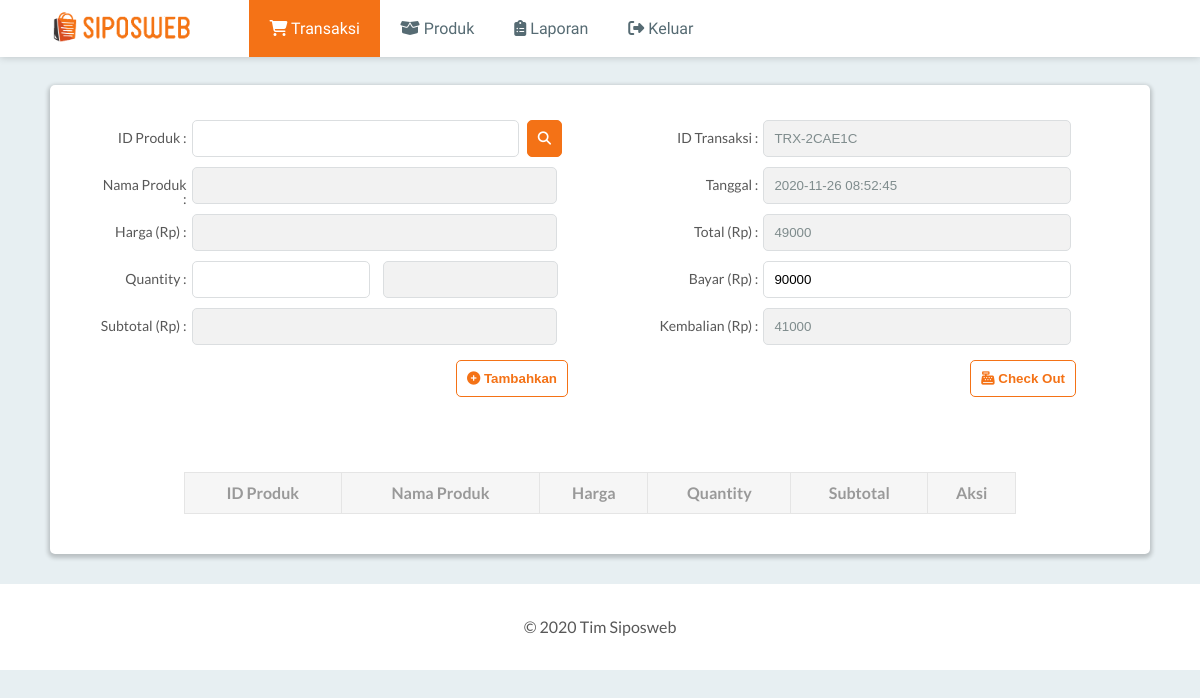
The app's page /transaksi.php?id=TRX-2CAE1C with its own data.
### tables this page shows
CREATE TABLE `laporan_transaksi` (
  `id` char(10) NOT NULL,
  `tanggal` timestamp NOT NULL DEFAULT current_timestamp() ON UPDATE current_timestamp(),
  `total` int(11) NOT NULL,
  `bayar` int(11) NOT NULL,
  `kembalian` int(11) NOT NULL
);

### functions/functions.php (called while the page is built, shortened)
<?php
$conn = mysqli_connect("localhost", "root", "", "siposweb");
function queryRead($query){
	global $conn;
	$result = mysqli_query($conn, $query);
	$rows = [];
	while ( $row = mysqli_fetch_assoc($result) ) {
		$rows[] = $row;
	}
	return $rows;
}
?>

### transaksi.php (the view, shortened to what this page needs)
<?php
require 'functions/functions.php';
$transaksi_id = "";
$transaksi_tanggal = date("Y-m-d H:i:s", time());
$transaksi_total = "";
$transaksi_bayar = "";
$transaksi_kembalian = "";
$produk_nama = "";
$produk_harga = "";
$produk_stock = "";
if (isset($_GET["id"])) {
	$transaksi_id = $_GET["id"];
	$transaksi = queryRead("SELECT * FROM laporan_transaksi WHERE id = '$transaksi_id'")[0];
	$transaksi_tanggal = $transaksi["tanggal"];
	$transaksi_total = $transaksi["total"];
	$transaksi_bayar = $transaksi["bayar"];
	$transaksi_kembalian = $transaksi["kembalian"];
} else {
	do {
		$transaksi_id = "TRX-".strtoupper(bin2hex(random_bytes(3)));
	} while (sizeof(queryRead("SELECT * FROM laporan_transaksi WHERE id='$transaksi_id'")) > 0);
}
?>
<!DOCTYPE html>
<html>
<head>
	<link rel="stylesheet" type="text/css" href="assets/styles/reset.css">
	<link rel="stylesheet" type="text/css" href="assets/styles/style.css">
</head>
<body>
	<header>
		<nav class="nav-menu">
			<ul>
				<h1 class="logo"><a href="#" title="SIPOSWEB"><img src="assets/images/logo.png" alt="SIPOSWEB" height="35px"></a></h1>
				<li><a class="active" href="transaksi.php"><i class="fa fa-shopping-cart"></i> Transaksi</a></li>
				<li><a href="produk.php"><i class="fas fa-box-open"></i> Produk</a></li>
				<li><a href="laporan.php"><i class="fas fa-clipboard-list"></i> Laporan</a></li>
				<li><a href="#"><i class="fas fa-sign-out-alt"></i> Keluar</a></li>
			</ul>
		</nav>
	</header>
	<main>
		<div class="cf">
			<div class="tambah-produk">
				<table>
					<tr>
						<th>
							<label for="id-produk">ID Produk : </label>
						</th>
						<td>
							<input type="text" id="id-produk" style="width: 80%;" value="<?= isset($produk_id) ? $produk_id : ""; ?>" required>
							<button onclick="searchProduk()" id="btn-search" class="btn btn-search"><i class="fas fa-search"></i></button>
						</td>
					</tr>
					<tr>
						<th>
							<label for="nama-produk">Nama Produk : </label>
						</th>
						<td>
							<input type="text" id="nama-produk" class="readonly" value="<?= $produk_nama; ?>" readonly required>
						</td>
					</tr>
					<tr>
						<th>
							<label for="harga">Harga (Rp) : </label>
						</th>
						<td>
							<input type="text" id="harga" class="readonly" value="<?= $produk_harga; ?>" readonly required>
						</td>
					</tr>
					<tr>
						<th>
							<label for="quantity">Quantity : </label>
						</th>
						<td>
							<input type="number" onchange="hitungSubTotal()" onkeyup="hitungSubTotal()" min="1" id="quantity" style="width: 41%" <?php if (isset($produk_id)): ?> required <?php endif ?>>
							<input type="text" id="stock" class="readonly" style="width: 40%" value="<?= $produk_stock; ?>" readonly>
						</td>
					</tr>
					<tr>
						<th>
							<label for="subtotal">Subtotal (Rp) : </label>
						</th>
						<td>
							<input type="text" id="subtotal" class="readonly" required readonly>
						</td>
					</tr>
				</table>
				<button type="submit" id="tambah-produk-dibeli" class="btn btn-tambah-produk">
					<i class="fas fa-plus-circle"></i> Tambahkan
				</button>
			</div>
			<div class="ringkasan-transaksi">
				<form action="" method="post">
					<table>
						<tr>
							<th>
								<label for="id-transaksi">ID Transaksi : </label>
							</th>
							<th>
								<input type="text" id="id-transaksi" name="id-transaksi" class="readonly" value="<?= $transaksi_id; ?>" readonly>
							</th>
						</tr>
						<tr>
							<th>
								<label for="tanggal">Tanggal : </label>
							</th>
							<th>
								<input type="text" id="tanggal" name="tanggal" class="readonly" value="<?= $transaksi_tanggal; ?>" readonly>
							</th>
						</tr>
						<tr>
							<th>
								<label for="total">Total (Rp) : </label>
							</th>
							<td>
								<input type="text" id="total" name="total" class="readonly" value="<?= $transaksi_total; ?>" readonly>
							</td>
						</tr>
						<tr>
							<th>
								<label for="bayar">Bayar (Rp) : </label>
							</th>
							<td>
								<input onchange="hitungKembalian()" onkeyup="hitungKembalian()" type="number" id="bayar" name="bayar" value="<?= $transaksi_bayar; ?>" required>
							</td>
						</tr>
						<tr>
							<th>
								<label for="kembalian">Kembalian (Rp) : </label>
							</th>
							<td>
								<input type="text" id="kembalian" name="kembalian" class="readonly" value="<?= $transaksi_kembalian; ?>" readonly>
							</td>
						</tr>
					</table>
					<button type="submit" class="btn btn-check-out" id="btn-check-out" name="btn-check-out"><i class="fas fa-cash-register"></i> Check Out</button>
				</form>
			</div>
		</div>
		<table id="table-dibeli" class="dibeli">
			<tr>
				<th>ID Produk</th>
				<th>Nama Produk</th>
				<th>Harga</th>
				<th>Quantity</th>
				<th>Subtotal</th>
				<th>Aksi</th>
			</tr>
		</table>
	</main>
	<footer>
		<p>&copy 2020 Tim Siposweb</p>
	</footer>
</body>
</html>

### assets/styles/style.css (style rules this page uses)
body { font-family: 'Lato', sans-serif; color: #585858; background: #E7EFF2; }
header { font-family: 'Source Sans Pro', sans-serif; background: white; box-shadow: 0 0 8px 0 rgba(0, 0, 0, 0.2); position: fixed; top: 0; width: 100%; }
footer { background-color: white; padding: 35px; }
footer p { text-align: center; }
.nav-menu li { display: inline-block; margin: 0; }
.nav-menu ul { display: flex; }
.logo { margin: auto 50px; display: inline-block; }
.nav-menu li a { transition: 400ms; display: inline-block; padding: 20px; color: #566B73; margin: 0; text-decoration: none; }
.nav-menu .active { background-color: #F47216; color: white; }
main { background: white; box-shadow: 0 2px 4px 2px rgba(0, 0, 0, 0.2); border-radius: 5px; padding: 30px; margin: 85px 50px 30px; }
.tambah-produk table th, .ringkasan-transaksi table th { text-align: right; font-size: 14px; }
input { padding: 10px; width: 90%; margin: 5px; border-radius: 5px; border: 1.5px solid #DBDEE0; outline: none; }
.readonly { background-color: #F2F2F2; color : #7f8c8d; }
.btn { cursor: pointer; border: 1.5px solid #F47216; padding: 10px; border-radius: 5px; transition: 0.5s; font-weight: 600; text-decoration: none; }
.btn-search { background-color: #F47216; color: white; }
.btn-tambah-produk, .btn-edit-produk, .btn-check-out { float: right; }
.btn-tambah-produk, .btn-check-out, .btn-edit-produk, .btn-page-nav { margin-top: 10px; background-color: white; color: #F47216; }
.tambah-produk, .ringkasan-transaksi { float: left; width: 45%; padding: 0 20px; }
.tambah-produk form, .ringkasan-transaksi form { width: 100%; text-align: right; }
.tambah-produk table, .ringkasan-transaksi table { width: 100%; }
.dibeli { margin: 75px auto 10px; width: 80%; }
.dibeli th { color: #999; background-color: #F6F6F6; border: 1.5px solid #E5E5E5; padding: 12px 10px; font-weight: 600; text-decoration: none; }

### records on screen
laporan_transaksi: tanggal "2020-11-26 08:52:45", total "49000", bayar "90000", kembalian "41000"
